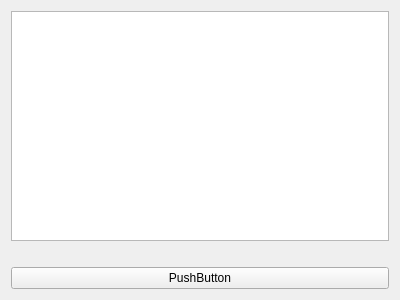
<?xml version="1.0" encoding="UTF-8"?>
<ui version="4.0">
 <class>Widget</class>
 <widget class="QWidget" name="Widget">
  <property name="geometry">
   <rect>
    <x>0</x>
    <y>0</y>
    <width>400</width>
    <height>300</height>
   </rect>
  </property>
  <property name="windowTitle">
   <string>Widget</string>
  </property>
  <layout class="QVBoxLayout" name="verticalLayout">
   <item>
    <widget class="MyListView" name="m_view"/>
   </item>
   <item>
    <widget class="QLabel" name="crtPath">
     <property name="text">
      <string/>
     </property>
    </widget>
   </item>
   <item>
    <widget class="QPushButton" name="pushButton">
     <property name="text">
      <string>PushButton</string>
     </property>
    </widget>
   </item>
  </layout>
 </widget>
 <layoutdefault spacing="6" margin="11"/>
 <customwidgets>
  <customwidget>
   <class>MyListView</class>
   <extends>QListView</extends>
   <header>MyListView.h</header>
  </customwidget>
 </customwidgets>
 <resources/>
 <connections/>
</ui>
